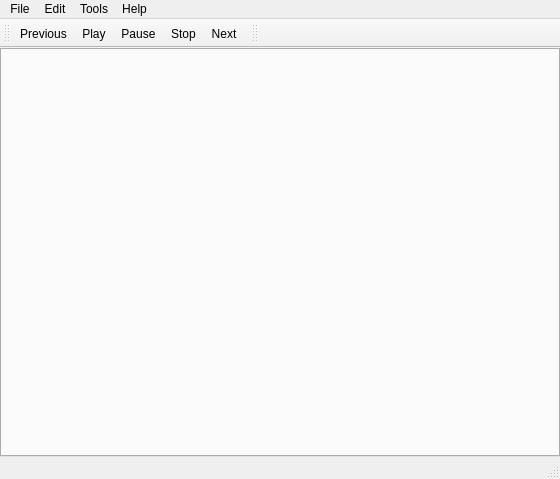
<?xml version="1.0" encoding="UTF-8"?>
<ui version="4.0">
 <class>MainWindow</class>
 <widget class="QMainWindow" name="MainWindow">
  <property name="geometry">
   <rect>
    <x>0</x>
    <y>0</y>
    <width>560</width>
    <height>479</height>
   </rect>
  </property>
  <property name="windowTitle">
   <string>Qmmp</string>
  </property>
  <widget class="QWidget" name="centralwidget">
   <layout class="QVBoxLayout" name="verticalLayout">
    <property name="margin">
     <number>0</number>
    </property>
    <item>
     <widget class="QTabWidget" name="tabWidget">
      <property name="tabShape">
       <enum>QTabWidget::Triangular</enum>
      </property>
      <property name="currentIndex">
       <number>-1</number>
      </property>
      <property name="documentMode">
       <bool>false</bool>
      </property>
     </widget>
    </item>
   </layout>
  </widget>
  <widget class="QStatusBar" name="statusbar"/>
  <widget class="QMenuBar" name="menuBar">
   <property name="geometry">
    <rect>
     <x>0</x>
     <y>0</y>
     <width>560</width>
     <height>23</height>
    </rect>
   </property>
   <widget class="QMenu" name="menuFile">
    <property name="title">
     <string>File</string>
    </property>
    <addaction name="actionAddFile"/>
    <addaction name="actionAddDirectory"/>
    <addaction name="separator"/>
    <addaction name="actionNewPlayList"/>
    <addaction name="actionClosePlayList"/>
    <addaction name="actionRenamePlayList"/>
    <addaction name="separator"/>
    <addaction name="actionExit"/>
   </widget>
   <widget class="QMenu" name="menuTools">
    <property name="title">
     <string>Tools</string>
    </property>
    <addaction name="separator"/>
    <addaction name="actionVisualization"/>
    <addaction name="separator"/>
    <addaction name="actionSettings"/>
   </widget>
   <widget class="QMenu" name="menuHelp">
    <property name="title">
     <string>Help</string>
    </property>
    <addaction name="actionAbout"/>
    <addaction name="actionAboutQt"/>
   </widget>
   <widget class="QMenu" name="menuEdit">
    <property name="title">
     <string>Edit</string>
    </property>
    <addaction name="actionSelectAll"/>
    <addaction name="separator"/>
    <addaction name="actionRemoveSelected"/>
    <addaction name="actionRemoveUnselected"/>
    <addaction name="actionClearPlayList"/>
   </widget>
   <addaction name="menuFile"/>
   <addaction name="menuEdit"/>
   <addaction name="menuTools"/>
   <addaction name="menuHelp"/>
  </widget>
  <widget class="QToolBar" name="buttonsToolBar">
   <property name="windowTitle">
    <string>toolBar</string>
   </property>
   <property name="iconSize">
    <size>
     <width>16</width>
     <height>16</height>
    </size>
   </property>
   <attribute name="toolBarArea">
    <enum>TopToolBarArea</enum>
   </attribute>
   <attribute name="toolBarBreak">
    <bool>false</bool>
   </attribute>
   <addaction name="actionPrevious"/>
   <addaction name="actionPlay"/>
   <addaction name="actionPause"/>
   <addaction name="actionStop"/>
   <addaction name="actionNext"/>
  </widget>
  <widget class="QToolBar" name="progressToolBar">
   <property name="windowTitle">
    <string>toolBar_2</string>
   </property>
   <attribute name="toolBarArea">
    <enum>TopToolBarArea</enum>
   </attribute>
   <attribute name="toolBarBreak">
    <bool>false</bool>
   </attribute>
  </widget>
  <action name="actionPrevious">
   <property name="icon">
    <iconset>
     <normalon>:/images/previous.png</normalon>
    </iconset>
   </property>
   <property name="text">
    <string>Previous</string>
   </property>
  </action>
  <action name="actionPlay">
   <property name="icon">
    <iconset>
     <normalon>:/images/play.png</normalon>
    </iconset>
   </property>
   <property name="text">
    <string>Play</string>
   </property>
  </action>
  <action name="actionPause">
   <property name="icon">
    <iconset>
     <normalon>:/images/pause.png</normalon>
    </iconset>
   </property>
   <property name="text">
    <string>Pause</string>
   </property>
  </action>
  <action name="actionNext">
   <property name="icon">
    <iconset>
     <normalon>:/images/next.png</normalon>
    </iconset>
   </property>
   <property name="text">
    <string>Next</string>
   </property>
  </action>
  <action name="actionStop">
   <property name="icon">
    <iconset>
     <normalon>:/images/stop.png</normalon>
    </iconset>
   </property>
   <property name="text">
    <string>Stop</string>
   </property>
  </action>
  <action name="actionAddFile">
   <property name="text">
    <string>&amp;Add File</string>
   </property>
  </action>
  <action name="actionClearPlayList">
   <property name="text">
    <string>&amp;Remove All</string>
   </property>
  </action>
  <action name="actionNewPlayList">
   <property name="text">
    <string>New Playlist</string>
   </property>
  </action>
  <action name="actionClosePlayList">
   <property name="text">
    <string>Remove Playlist</string>
   </property>
  </action>
  <action name="actionAddDirectory">
   <property name="text">
    <string>&amp;Add Directory</string>
   </property>
  </action>
  <action name="actionExit">
   <property name="text">
    <string>&amp;Exit</string>
   </property>
  </action>
  <action name="actionAbout">
   <property name="text">
    <string>About</string>
   </property>
  </action>
  <action name="actionAboutQt">
   <property name="text">
    <string>About Qt</string>
   </property>
  </action>
  <action name="actionSelectAll">
   <property name="text">
    <string>&amp;Select All</string>
   </property>
  </action>
  <action name="actionRemoveSelected">
   <property name="text">
    <string>&amp;Remove Selected</string>
   </property>
  </action>
  <action name="actionRemoveUnselected">
   <property name="text">
    <string>&amp;Remove Unselected</string>
   </property>
  </action>
  <action name="actionVisualization">
   <property name="text">
    <string>Visualization</string>
   </property>
  </action>
  <action name="actionSettings">
   <property name="text">
    <string>Settings</string>
   </property>
  </action>
  <action name="actionRenamePlayList">
   <property name="text">
    <string>Rename Playlist</string>
   </property>
  </action>
 </widget>
 <resources/>
 <connections/>
</ui>
